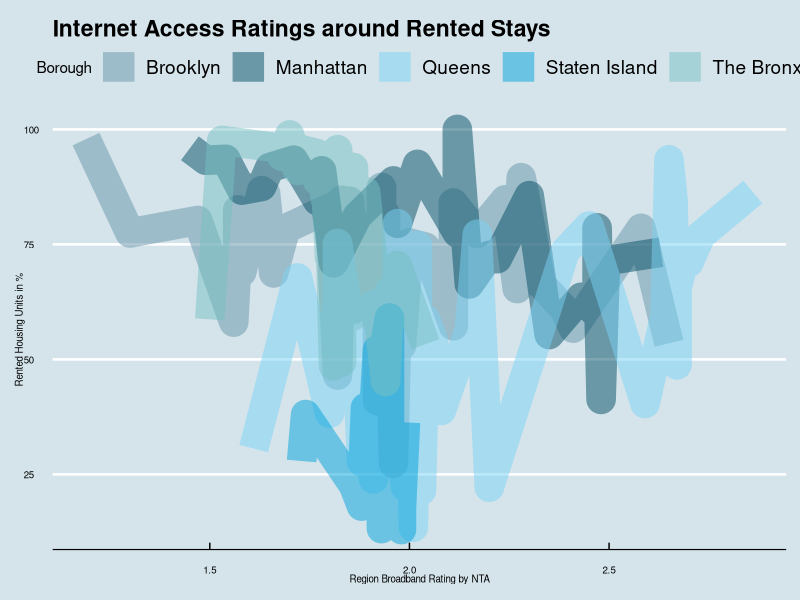
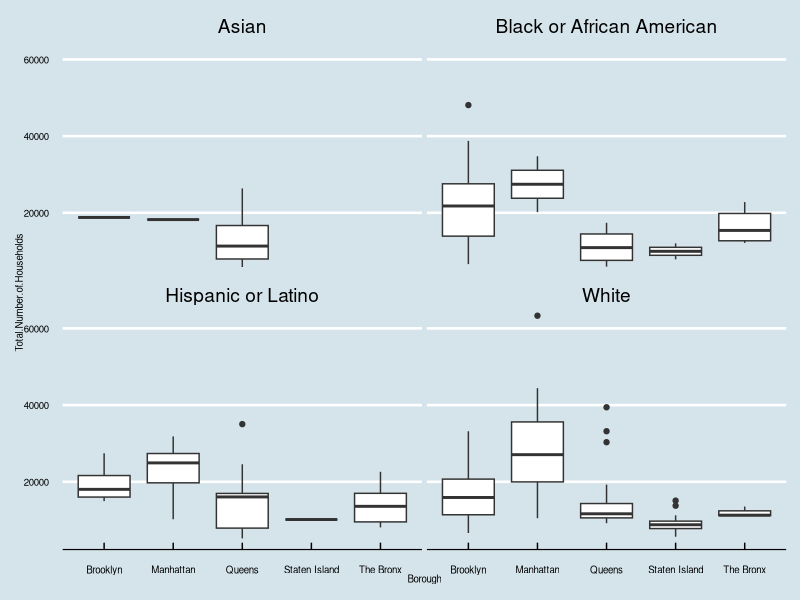
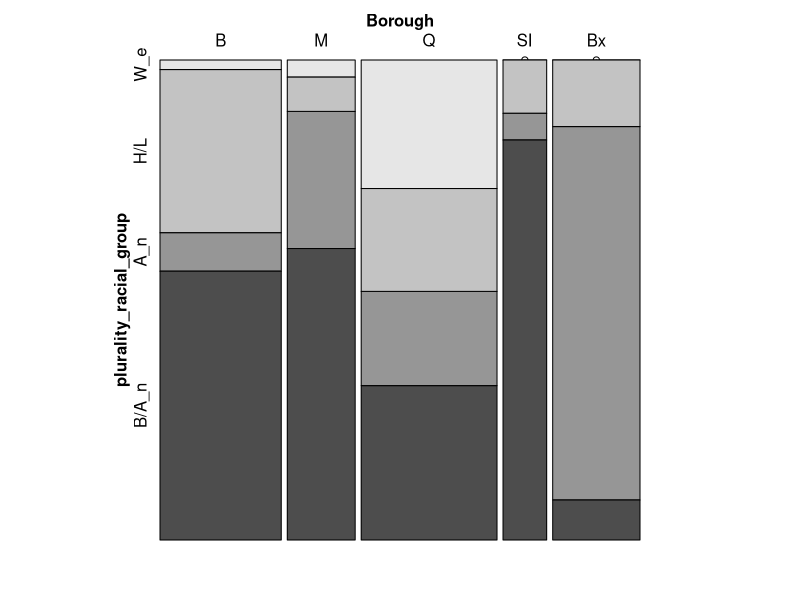
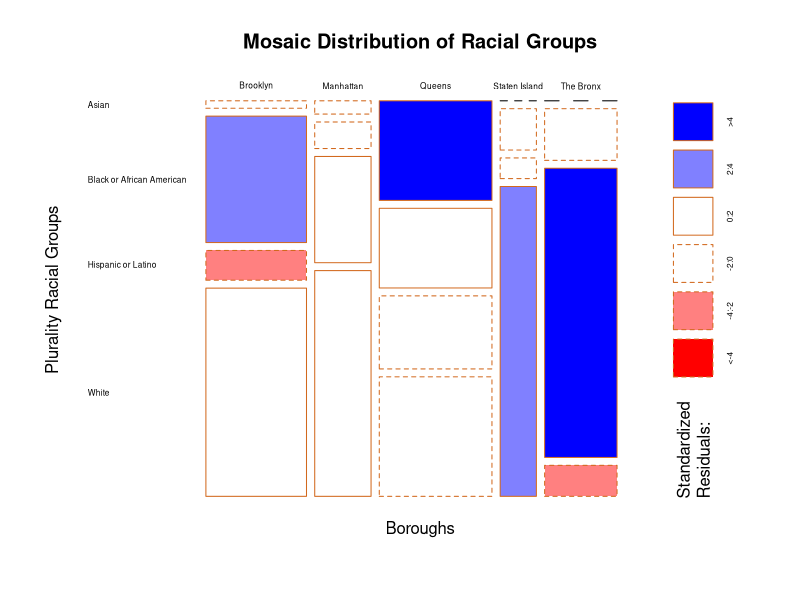
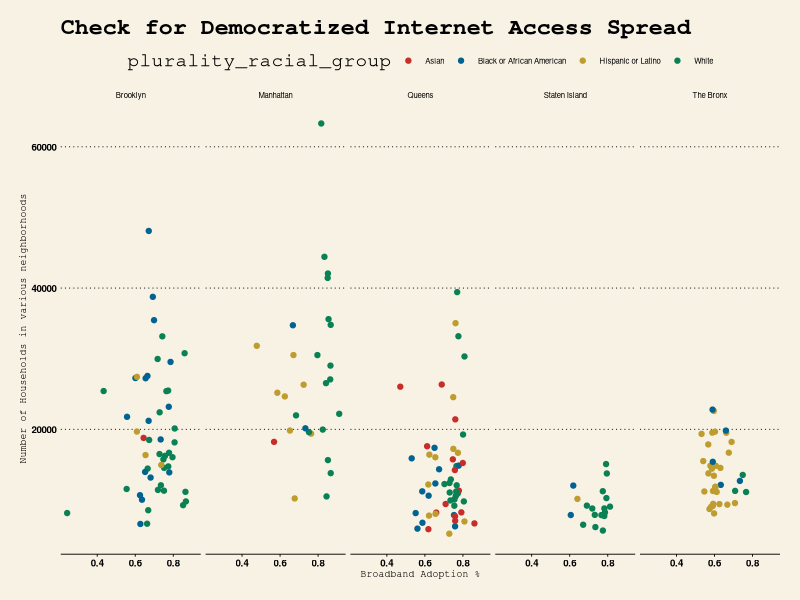
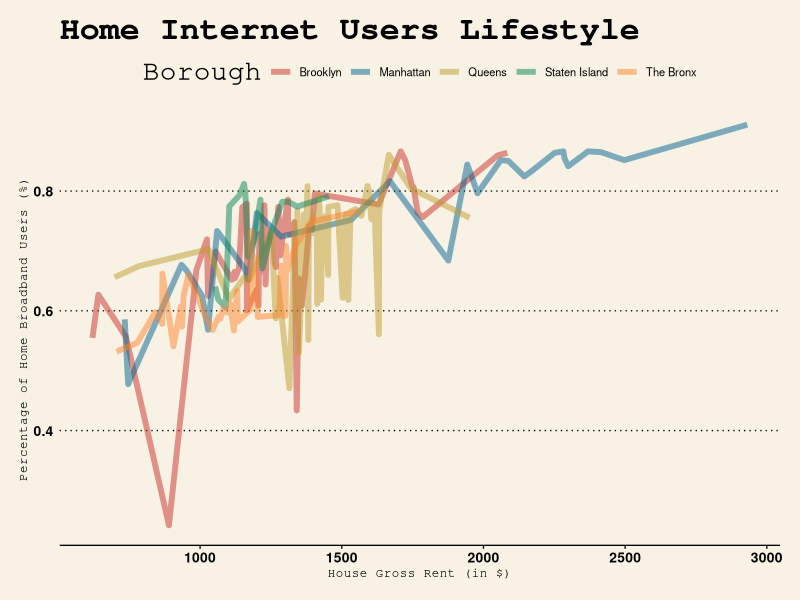
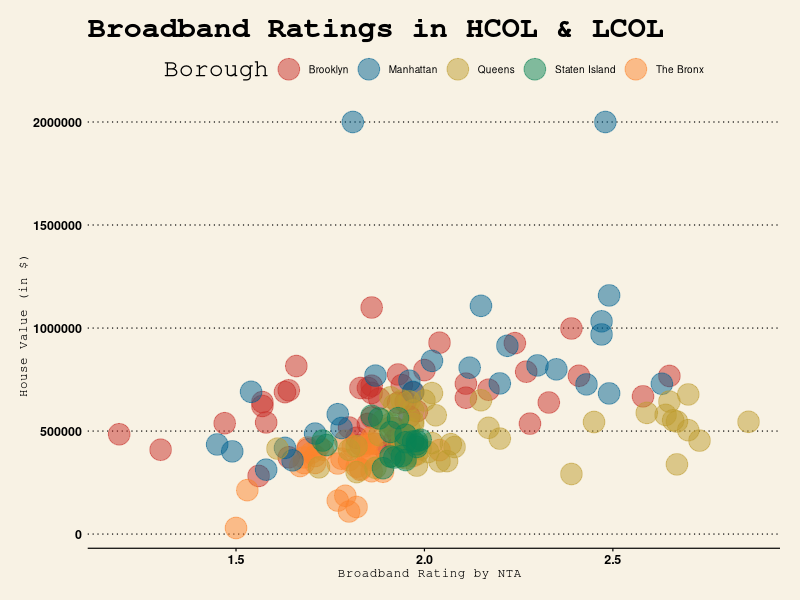
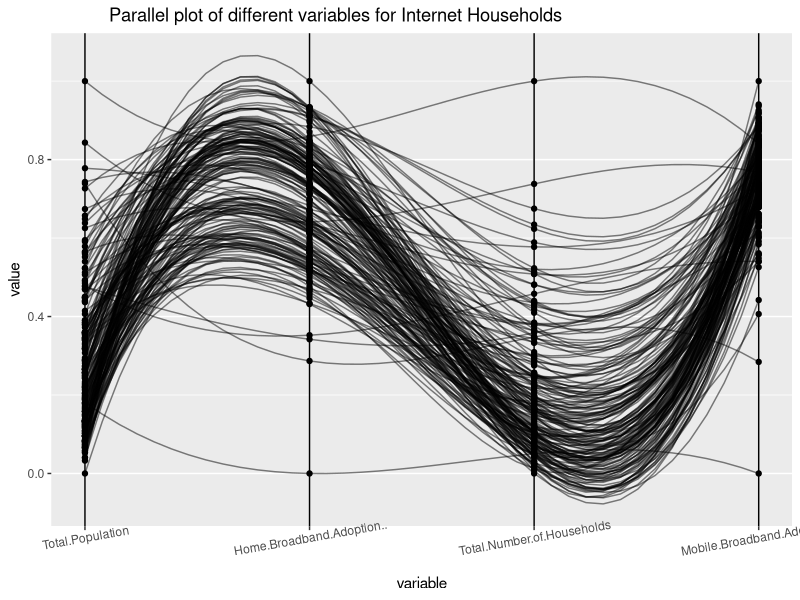

These figures' R source, in order:
## ---- chunk 1

library(forcats)
library(tidyr)
library(dplyr)
library(RColorBrewer)
library(ggpubr)
library(ggplot2)
library(ggridges)
library(GGally)
library(ggrepel)
library(vcd)
library(ggthemes)

## ---- chunk 2
data = read.csv(file='data/clean/combined_dataset_no_weird.csv')

data_snap <- select(data, c('Borough',
                          'Neighborhood.Name',
                          'Total.Population',
                          'Total.Number.of.Households',
                          'Per.Capita.Income..in...',
                          'Home.Broadband.Adoption..', 
                          'Residential.Broadband.Choice.Average.by.NTA',
                          'Mobile.Dependent.Households..Percentage.of.Households.' ,
                          'Public.Wi.Fi.in.NYC.Count', 
                          'Mobile.Broadband.Adoption..',
                          'English.only.language..',
                          'Language.other.than.English..',
                          'Native.born.in.US..',
                          'Foreign.born..',
                          'Completed.Bachelors.degree.or.higher..',
                          'Median.House.gross.rent..in...',
                          'Median.House.value..in...', 
                          'Owner.occupied.Housing.unit..',
                          'Total.occupied.Housing.unit..',
                          'Renter.occupied.Housing.unit..',
                          'Work.from.Home...Capable',
                          'Work.from.Home...Incapable',
                          'plurality_racial_group'
                          ))
data_snap$Per.Capita.Income..in... <- data_snap$Per.Capita.Income..in.../1000
data_snap$Mobile.Dependent.Households..Percentage.of.Households. <- data_snap$Mobile.Dependent.Households..Percentage.of.Households. * 100
data_snap$Mobile.Broadband.Adoption.. <- data_snap$Mobile.Broadband.Adoption.. * 100
data_snap$Home.Broadband.Adoption.. <- data_snap$Home.Broadband.Adoption.. * 100

## ---- chunk 3
# Internet Access Ratings around Rented Stays
iar <- ggplot(data, aes(fill=Borough, x=Residential.Broadband.Choice.Average.by.NTA, y=Renter.occupied.Housing.unit..)) +
    geom_line(aes(color=Borough), alpha=.5, size =10) +
    ggtitle("Internet Access Ratings around Rented Stays") +
    xlab("Region Broadband Rating by NTA") +
    ylab("Rented Housing Units in %") +
    theme_economist() + 
    scale_color_economist() +
    theme(axis.title = element_text(size = 7),
    axis.text = element_text(size = 7))

iar
## ---- chunk 4
# Borough wise Household Distribution
bhd <- ggplot(data, aes(x=Borough, y=Total.Number.of.Households)) +
   geom_boxplot() + facet_wrap(~ plurality_racial_group) +
   theme_economist() + 
   scale_color_economist() +
   theme(axis.title = element_text(size = 7),
        axis.text = element_text(size = 7))

bhd
## ---- chunk 5
pcolors <- wsj_pal(palette = "colors6")
freq_count <- data %>%
  group_by(Borough,plurality_racial_group) %>%
  summarize(Freq = n())

# Basic Mosaic Plot of Racial groups residing in different boroughs
fig_mos <- vcd::mosaic( plurality_racial_group ~ Borough,data = freq_count,
             set_labels=list(plurality_racial_group = c("W_e","H/L","A_n","B/A_n"),
                             highlighting_fill = pcolors,
                             Borough = c("B","M","Q","SI","Bx")),direction = c("v","h"))

fig_mos

## ---- chunk 6
# Enhanced Mosaic Plot of Racial groups residing in different boroughs
cex.axis = 0.5
adv_mos <- mosaicplot(data$Borough ~ data$plurality_racial_group, 
           main = "Mosaic Distribution of Racial Groups",
           sub = "",
           ylab = "Plurality Racial Groups",
           xlab = "Boroughs",
           las = 1,
           border = "chocolate",
           cex.axis = 0.5,
           shade = TRUE)

adv_mos
## ---- chunk 7
# Democratized Internet Access Spread
dias <- ggplot(data, aes(Home.Broadband.Adoption..,Total.Number.of.Households)) +
  geom_point(aes(color = plurality_racial_group)) +
  theme_grey(10) +
  facet_grid(~Borough) +
  theme(strip.text = element_text(size = 10, color = "blue"),legend.position = "bottom") +
  xlab("Broadband Adoption %") +
  ylab("Number of Households in various neighborhoods") +
  ggtitle("Check for Democratized Internet Access Spread") +
  theme_wsj(base_size = 7,) +
  scale_colour_wsj("colors6") +
  theme(axis.title=element_text(size=7))

dias
## ---- chunk 8
# Home Internet Users Lifestyle
wsj_plot <- ggplot(data, aes(fill=Borough, y=Home.Broadband.Adoption.., x=Median.House.gross.rent..in...)) +
    geom_line(aes(color=Borough), alpha=.5, size =2) +
    ggtitle("Home Internet Users Lifestyle") +
    ylab("Percentage of Home Broadband Users (%) ") +
    xlab("House Gross Rent (in $)") +
    theme_wsj(base_size = 10,) +
    scale_colour_wsj("colors6") +
    theme(axis.title=element_text(size=9))

wsj_plot

## ---- chunk 9

# Broadband Ratings in HCOL & LCOL
wsj_plot2 <- ggplot(data, aes(fill=Borough, x=Residential.Broadband.Choice.Average.by.NTA, y=Median.House.value..in...)) +
    geom_point(aes(color=Borough), alpha=.5, size =7) +
    ggtitle("Broadband Ratings in HCOL & LCOL") +
    xlab("Broadband Rating by NTA ") +
    ylab("House Value (in $)") +
    theme_wsj(base_size = 9,) +
    scale_colour_wsj("colors6") +
    theme(axis.title=element_text(size=9))

wsj_plot2

## ---- chunk 10

# Parallel Coordinates Plot of Variables
ppcoord_plot <- ggparcoord(data, columns = c(4,7,6,8), alphaLines = 0.5,scale = "uniminmax", splineFactor = 10, showPoints = TRUE) +
  theme(legend.position = "none",plot.title = element_text(hjust = 0.2)) +
  scale_color_manual(values = c("grey70")) +
  ggtitle("Parallel plot of different variables for Internet Households") +
  geom_vline(xintercept = 1:4, color = "black") +
  theme(axis.text.x = element_text(angle=10))

ppcoord_plot
